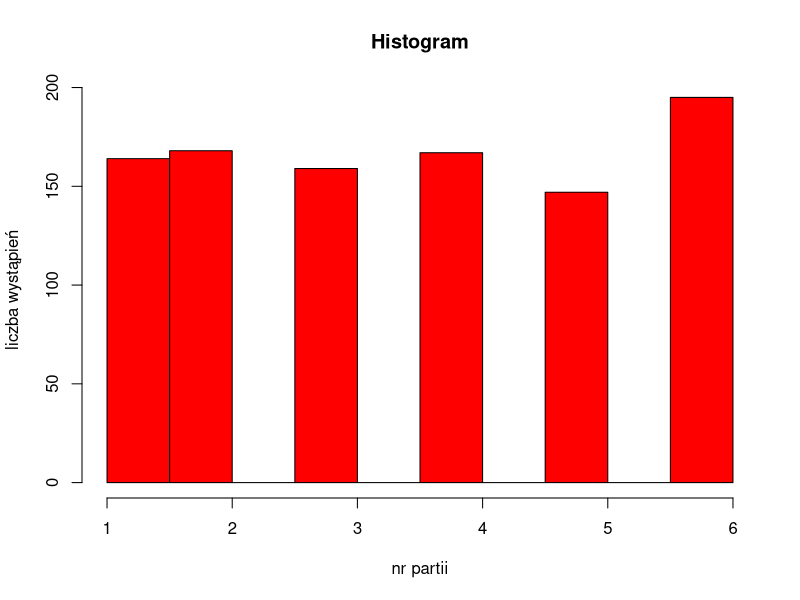

R code for this plot:


nr_partii <- 0
wynik <- rep(0, nr_partii)


for (i in 0:1000) {
  nr <- sample(1:6, 1)
  wynik[i] <- nr
}


hist(wynik, col = "red", main = "Histogram", xlab = "nr partii", ylab = "liczba wystąpień")
